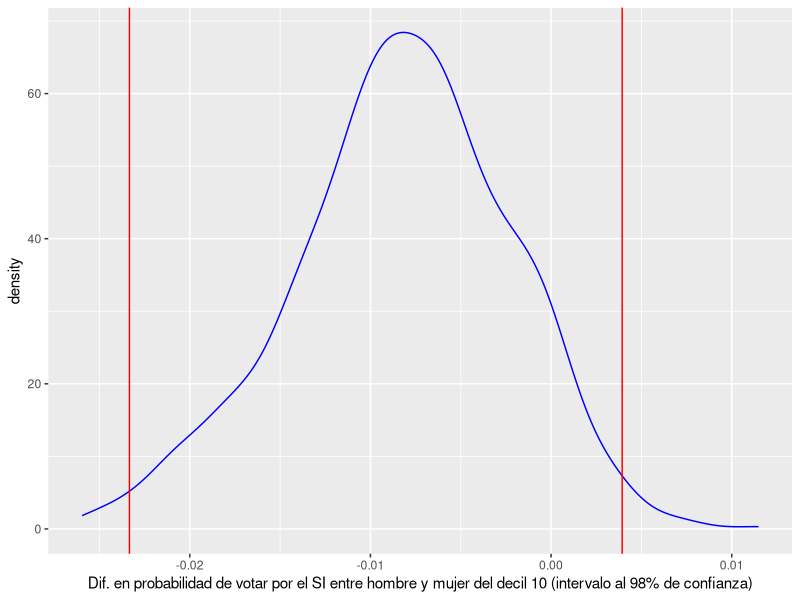

Write the R code that produced this figure.
## ---- chunk 1
# Escribir install.packages("tinytex") en la consola para instalar "tinytex"
# Carga "tinytex" para compilar PDF
library("tidyverse")
library("carData") 
library("modelr") 
library("caret") 
data("Chile") 
datos_chile <- Chile
## ---- chunk 2
data("Chile") 
datos_chile <- Chile
datos_chile <- datos_chile %>% mutate(vote = case_when(vote=="Y" ~ 1, vote=="N" ~ 0)) 
datos_chile %>% glimpse()
## ---- chunk 3
modelo_1 <- glm(vote ~ income  + sex*statusquo, family=binomial, data = datos_chile )
summary(modelo_1)
## ---- chunk 4
income_q90 = quantile(datos_chile$income, p=0.9, na.rm = T)
statusquo_q90 = quantile(datos_chile$statusquo, p=0.9, na.rm = T)

grid <- datos_chile %>% data_grid(sex,income=income_q90, statusquo = statusquo_q90, .model=modelo_1)
newx <- grid %>% mutate(logit = predict(modelo_1, newdata = grid), p_hat = 1/(1 + exp(-logit)))

print(newx %>% select(sex,income,statusquo, p_hat))

## ---- chunk 5

results <- NULL

for (i in 1:1000) {
  
  data_b  <- sample_n(datos_chile,size=nrow(datos_chile), replace=TRUE)
  logit_b <- glm(modelo_1$formula, family=binomial(link="logit"), data=data_b)
  newx <- grid %>% mutate(logit = predict(logit_b, newdata = grid), p_hat = 1/(1 + exp(-logit)))
  
  p_yes_m <- newx %>% filter(sex=="M") %>% pull(p_hat)
  p_yes_f <- newx %>% filter(sex=="F") %>% pull(p_hat)

  diff_p_yes <-  p_yes_m - p_yes_f
  results[i] <-  diff_p_yes 
}



ci_diffs_bs <- quantile(results, p=c(0.01,0.99))

results %>% as_tibble() %>% ggplot(aes(x=value)) + geom_density(colour="blue") + geom_vline(xintercept=ci_diffs_bs, colour="red") +
  labs(x= "Dif. en probabilidad de votar por el SI entre hombre y mujer del decil 10 (intervalo al 98% de confianza)")

## ---- chunk 6

modelo_1 <- glm(factor(vote) ~ income  + sex*statusquo, family="binomial", data=datos_chile)
modelo_2 <- glm(factor(vote) ~ income  + sex*statusquo + age + income*education + region + population, family="binomial", data=datos_chile)


p_hat_1 <- predict(modelo_1, type = "response")
y_hat_1 <- if_else(p_hat_1>0.5,1,0)

p_hat_2 <- predict(modelo_2, type = "response")
y_hat_2 <- if_else(p_hat_2>0.5,1,0)


#confussion matrix

conf_mat_1 <- confusionMatrix(factor(y_hat_1),modelo_1$model$`factor(vote)`, dnn = c("Prediction", "True value"), positive = "1")
conf_mat_1$table

conf_mat_2 <- confusionMatrix(factor(y_hat_2),modelo_2$model$`factor(vote)`, dnn = c("Prediction", "True value"), positive = "1")
conf_mat_2$table

## ---- chunk 7

# formulas
f_modelo_1 <- formula(factor(vote) ~ income  + sex*statusquo)
f_modelo_2 <- formula(factor(vote) ~ income  + sex*statusquo + age + income*education + region + population)

# especifica tipo de cross-validation
ctrl <- trainControl(method = "repeatedcv", number = 10, savePredictions = TRUE)

# cross-valida model_1
cv_modelo_1 <- train(f_modelo_1, method="glm", family="binomial", data=datos_chile, trControl = ctrl, na.action = "na.omit")

# cross-valida model_2
cv_modelo_2 <- train(f_modelo_2, method="glm", family="binomial", data=datos_chile, trControl = ctrl, na.action = "na.omit")

cv_conf_mat_1 <- confusionMatrix(cv_modelo_1, dnn = c("Prediction", "True value")); cv_conf_mat_1
cv_conf_mat_2 <- confusionMatrix(cv_modelo_2, dnn = c("Prediction", "True value")); cv_conf_mat_2

